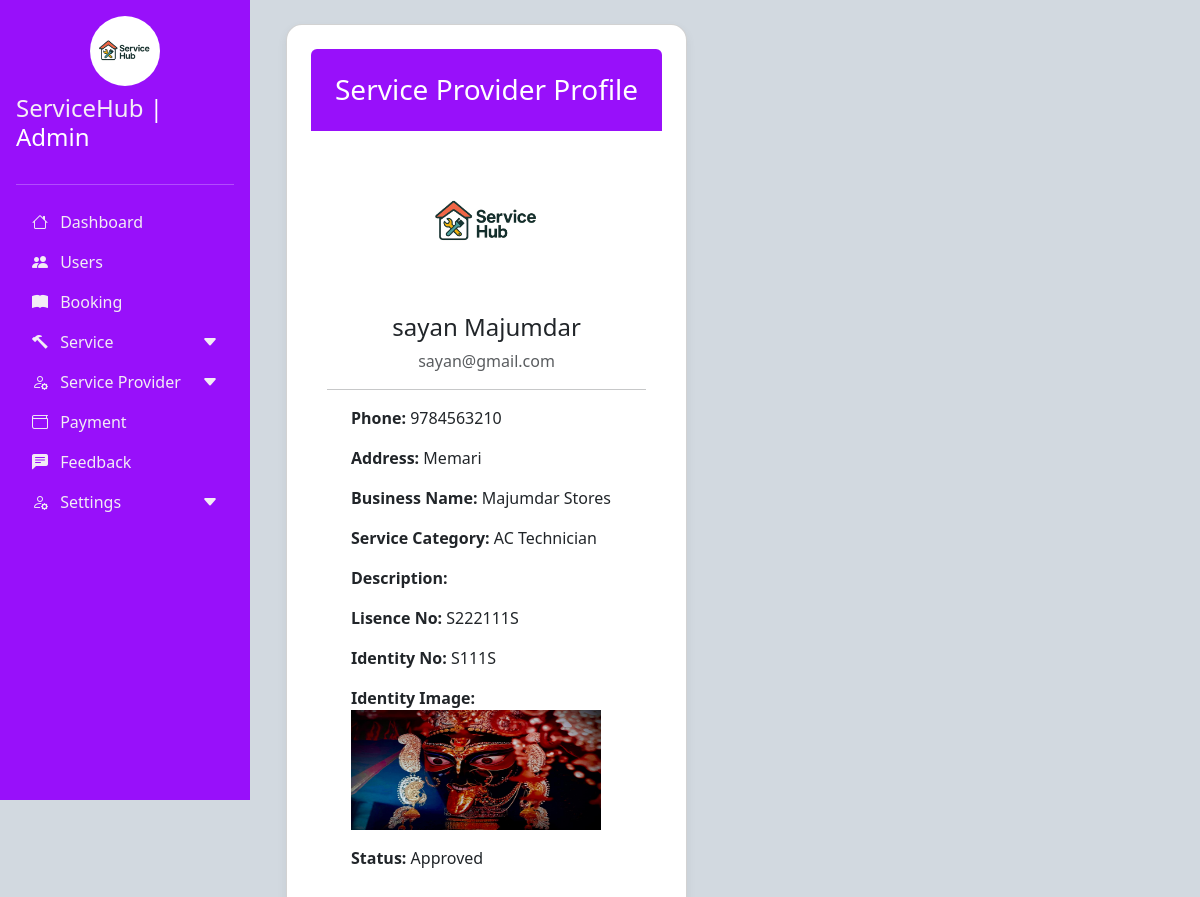
Page /Admin/view.php?id=25 (signed in) on the earlier database version.
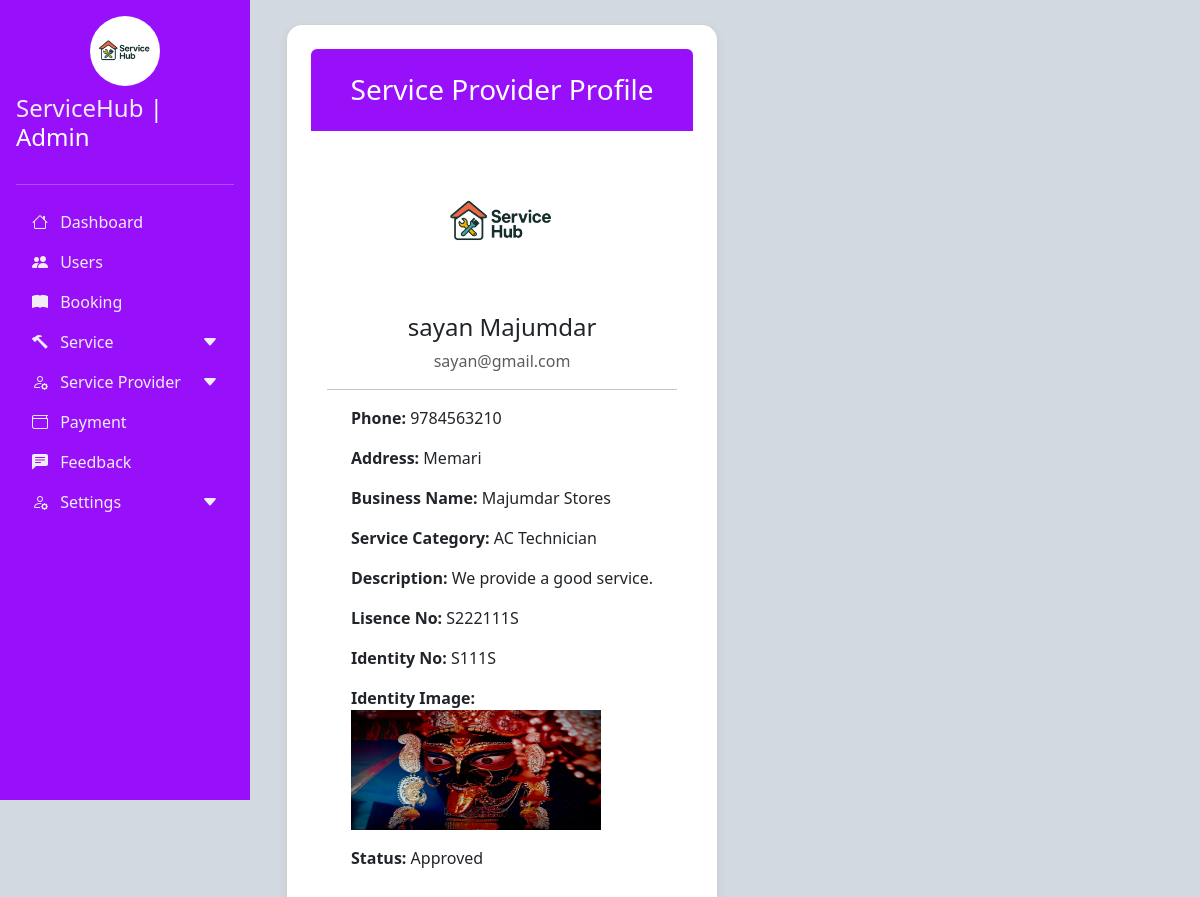
Same page on the later database version.
### tables this page shows
CREATE TABLE `service_providers` (
  `provider_id` int(11) NOT NULL,
  `image` text NOT NULL,
  `service_id` int(10) NOT NULL,
  `description` text NOT NULL,
  `approved_action` enum('pending','approved','rejected') NOT NULL,
  `created_at` timestamp NOT NULL DEFAULT current_timestamp(),
  `businessname` varchar(50) NOT NULL,
  `lisenceno` text NOT NULL,
  `identityno` text NOT NULL,
  `identityimage` text NOT NULL,
  `email` text NOT NULL,
  `phone` varchar(15) DEFAULT NULL,
  `provider_name` varchar(100) NOT NULL,
  `password` text NOT NULL,
  `address` text NOT NULL
);

CREATE TABLE `service` (
  `service_id` int(11) NOT NULL,
  `service_name` varchar(20) NOT NULL,
  `image` text NOT NULL
);

### Admin/view.php (the view, shortened to what this page needs)
<!DOCTYPE html>
<html lang="en">
<head>
    <link href="https://cdn.jsdelivr.net/npm/bootstrap@5.3.0/dist/css/bootstrap.min.css" rel="stylesheet">
    <link rel="stylesheet" href="https://cdn.jsdelivr.net/npm/bootstrap-icons@1.10.0/font/bootstrap-icons.css">
    <link rel="stylesheet" href="custom.css">
     <link rel="stylesheet" href="hideScrollbar.css">
</head>
<body>
<?php
include_once "connection.php";
$res = mysqli_query($con, "SELECT *, service.service_name FROM service_providers INNER JOIN service ON service_providers.service_id = service.service_id
 WHERE provider_id = '".$_GET['id']."'");
$row = mysqli_fetch_assoc($res);
?>
<div class="d-flex">
    <?php include_once "sidenav.php"; ?>
    <div class="main-content p-4" id="mainContent">
        <div class="container-fluid d-flex justify-content-center align-items-center" style="min-height: 100vh;">
            <div class="card profile-card p-4 text-center w-100" style="max-width: 600px;">
                <div class="bg text-white p-4 rounded-top">
                <h3 class="mb-0">Service Provider Profile</h3>
                </div>
                <img src="img/i1.jpeg" alt="Profile Picture" class="profile-img mx-auto mt-3">
                <div class="card-body">
                    <h4 class="card-title"><?php echo $row['provider_name']; ?></h4>
                    <p class="text-muted"><?php echo $row['email']; ?></p>
                    <hr>
                    <div class="text-start px-2 px-md-4">
                        <p><strong>Phone:</strong> <?php echo $row['phone']; ?></p>
                        <p><strong>Address:</strong> <?php echo $row['address']; ?></p>
                        <p><strong>Business Name:</strong> <?php echo $row['businessname']; ?></p>
                        <p><strong>Service Category:</strong> <?php echo $row['service_name']; ?></p>
                        <p><strong>Description:</strong> <?php echo $row['description']; ?></p>
                        <p><strong>Lisence No:</strong> <?php echo $row['lisenceno']; ?></p>
                        <p><strong>Identity No:</strong> <?php echo $row['identityno']; ?></p>
                        <p><strong>Identity Image:</strong><br><img src="/serviceHub/Signup_Login/<?= $row['identityimage']; ?>" alt="ID Image" height="120px" width="250px">
</p>
                        <p><strong>Status:</strong> <?php echo ucfirst($row['approved_action']); ?></p>
                    </div>
                </div>
            </div>
        </div>
    </div>
</div>
</body>
</html>

Differences in the rows shown:
changed service_providers "sayan Majumdar": description (not shown) → "We provide a good service."
